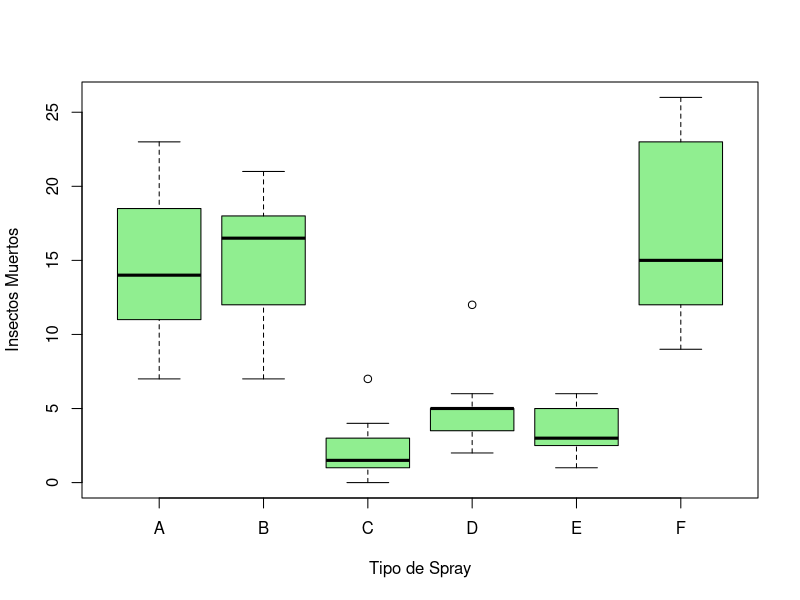

Source code (R):
## ---- chunk 1
knitr::opts_chunk$set(echo = TRUE)
## ---- chunk 2
data = InsectSprays
head(data)
str(data)
## ---- chunk 3
by(data$count, data$spray, FUN = summary)
## ---- chunk 4
aggregate(count~spray, data = data, FUN = sd)
aggregate(count~spray, data = data, FUN = IQR)
## ---- chunk 5
b = boxplot(count~spray, data = data, col = c("lightgreen"),
            xlab = "Tipo de Spray",
            ylab = "Insectos Muertos")
str(b)
b
